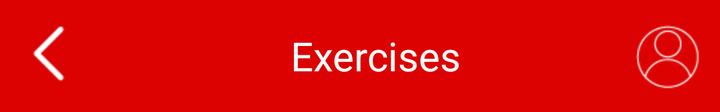
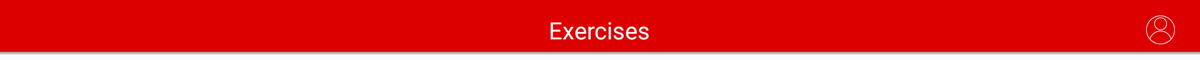

An Android layout and its configuration variant, each rendered on a device that would load it. The default file and the variant file are quoted in full after the pictures.
<!-- AndroidManifest.xml: application theme AppTheme -->
<!-- res/layout/main_toolbar.xml -->
<android.support.v7.widget.Toolbar
    android:id="@+id/toolbar"
    android:layout_width="match_parent"
    android:layout_height="?attr/actionBarSize"
    android:background="#DC0202"
    app:popupTheme="@style/AppTheme.PopupOverlay"
    xmlns:android="http://schemas.android.com/apk/res/android"
    xmlns:app="http://schemas.android.com/apk/res-auto">
    <RelativeLayout
        android:layout_width="match_parent"
        android:layout_height="wrap_content">



    <TextView
        android:id="@+id/title"
        android:layout_width="wrap_content"
        android:layout_height="wrap_content"
        android:text="Exercises"
        android:layout_centerInParent="true"
        android:textSize="20sp"
        android:textColor="#ffffff"/>

    <ImageView
        android:id="@+id/btn_back"
        android:layout_width="wrap_content"
        android:layout_height="wrap_content"
        android:src="@drawable/back_icon"
        android:layout_alignParentLeft="true" />

    <ImageView
        android:id="@+id/profile"
        android:layout_width="wrap_content"
        android:layout_height="wrap_content"
        android:src="@drawable/profile_icon"
        android:paddingRight="10dp"
        android:layout_alignParentRight="true"/>
    </RelativeLayout>
</android.support.v7.widget.Toolbar>
<!-- resources referenced by this layout -->
<resources>
  <!-- drawable back_icon: png bitmap (drawable-hdpi, 249 bytes) -->
  <!-- drawable profile_icon: png bitmap (drawable-hdpi, 927 bytes) -->
  <style name="AppTheme.PopupOverlay" parent="ThemeOverlay.AppCompat.Light" />
  <style name="AppTheme" parent="Theme.AppCompat.Light.DarkActionBar">
          
         
          <item name="colorAccent">@color/colorAccent</item>
      </style>
  <color name="colorAccent">#FF4081</color>
</resources>
<!-- res/layout-sw720dp/main_toolbar.xml (the repository's variant of the layout above) -->
<!-- drawn on a large tablet held sideways -->
<android.support.v7.widget.Toolbar
    android:id="@+id/toolbar"
    android:layout_width="match_parent"
    android:layout_height="?attr/actionBarSize"
    android:background="@drawable/header"
    app:popupTheme="@style/AppTheme.PopupOverlay"
    xmlns:android="http://schemas.android.com/apk/res/android"
    xmlns:app="http://schemas.android.com/apk/res-auto">
    <RelativeLayout
        android:layout_width="match_parent"
        android:layout_height="wrap_content">



    <TextView
        android:layout_width="wrap_content"
        android:layout_height="wrap_content"
        android:text="Exercises"
        android:layout_centerInParent="true"
        android:textSize="25sp"
        android:textColor="#ffffff"/>


    <ImageView
        android:id="@+id/profile"
        android:layout_width="wrap_content"
        android:layout_height="wrap_content"
        android:src="@drawable/profile_icon"
        android:paddingRight="10dp"
        android:layout_alignParentRight="true"/>
    </RelativeLayout>
</android.support.v7.widget.Toolbar>
<!-- resources referenced by the variant -->
<!-- as a large tablet held sideways resolves them -->
<resources>
  <!-- drawable header: png bitmap (drawable, 673 bytes) -->
  <!-- drawable profile_icon: png bitmap (drawable-hdpi, 927 bytes) -->
  <style name="AppTheme.PopupOverlay" parent="ThemeOverlay.AppCompat.Light" />
  <style name="AppTheme" parent="Theme.AppCompat.Light.DarkActionBar">
          
         
          <item name="colorAccent">@color/colorAccent</item>
      </style>
  <color name="colorAccent">#FF4081</color>
</resources>
